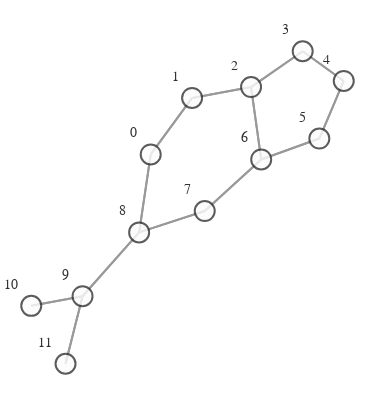

Notebook cell for this chart:
### Code cell
def create_graph(graph):
    g = to_networkx(graph)
    pos = nx.spring_layout(g)
    vis = GraphVisualization(
        g, pos, node_text_position='top left', node_size=20,
    )
    fig = vis.create_figure()
    return fig

fig = create_graph(dataset[8])
fig.show()

### Figure 1 — Plotly figure (JSON) as saved in the notebook; plotly's stock layout.template omitted (floating-point values rounded to 4 significant figures)
{"data": [{"hoverinfo": "none", "line": {"color": "#808080", "width": 2}, "mode": "lines", "opacity": 0.8, "type": "scatter", "x": [-0.2719, -0.01978, null, -0.2719, -0.3425, null, -0.01978, -0.2719, null, -0.01978, 0.3396, null, 0.3396, -0.01978, null, 0.3396, 0.6543, null, 0.3396, 0.4014, null, 0.6543, 0.3396, null, 0.6543, 0.9045, null, 0.9045, 0.6543, null, 0.9045, 0.7556, null, 0.7556, 0.9045, null, 0.7556, 0.4014, null, 0.4014, 0.3396, null, 0.4014, 0.7556, null, 0.4014, 0.05729, null, 0.05729, 0.4014, null, 0.05729, -0.3425, null, -0.3425, -0.2719, null, -0.3425, 0.05729, null, -0.3425, -0.6874, null, -0.6874, -0.3425, null, -0.6874, -1, null, -0.6874, -0.7911, null, -1, -0.6874, null, -0.7911, -0.6874, null], "y": [0.1199, 0.3695, null, 0.1199, -0.2244, null, 0.3695, 0.1199, null, 0.3695, 0.4175, null, 0.4175, 0.3695, null, 0.4175, 0.5756, null, 0.4175, 0.09764, null, 0.5756, 0.4175, null, 0.5756, 0.4443, null, 0.4443, 0.5756, null, 0.4443, 0.1901, null, 0.1901, 0.4443, null, 0.1901, 0.09764, null, 0.09764, 0.4175, null, 0.09764, 0.1901, null, 0.09764, -0.1301, null, -0.1301, 0.09764, null, -0.1301, -0.2244, null, -0.2244, 0.1199, null, -0.2244, -0.1301, null, -0.2244, -0.5064, null, -0.5064, -0.2244, null, -0.5064, -0.5489, null, -0.5064, -0.8046, null, -0.5489, -0.5064, null, -0.8046, -0.5064, null]}, {"hoverinfo": "text", "marker": {"color": "#fcfcfc", "colorbar": {"thickness": 15, "title": {"side": "right", "text": ""}, "xanchor": "left"}, "colorscale": [[0, "rgb(255,255,217)"], [0.125, "rgb(237,248,177)"], [0.25, "rgb(199,233,180)"], [0.375, "rgb(127,205,187)"], [0.5, "rgb(65,182,196)"], [0.625, "rgb(29,145,192)"], [0.75, "rgb(34,94,168)"], [0.875, "rgb(37,52,148)"], [1, "rgb(8,29,88)"]], "line": {"color": "#333333", "width": 2}, "reversescale": false, "showscale": false, "size": 20}, "mode": "markers+text", "opacity": 0.8, "text": ["0", "1", "2", "3", "4", "5", "6", "7", "8", "9", "10", "11"], "textfont": {"color": "#000000", "family": "Arial", "size": 14}, "textposition": "top left", "type": "scatter", "x": [-0.2719, -0.01978, 0.3396, 0.6543, 0.9045, 0.7556, 0.4014, 0.05729, -0.3425, -0.6874, -1, -0.7911], "y": [0.1199, 0.3695, 0.4175, 0.5756, 0.4443, 0.1901, 0.09764, -0.1301, -0.2244, -0.5064, -0.5489, -0.8046]}], "layout": {"autosize": false, "height": 400, "hovermode": "closest", "margin": {"b": 5, "l": 0, "r": 0, "t": 20}, "paper_bgcolor": "rgba(255,255,255,255)", "plot_bgcolor": "rgba(0,0,0,0)", "scene": {"xaxis": {"autorange": true, "showgrid": false, "showline": false, "showticklabels": false, "ticks": "", "visible": false, "zeroline": false}, "yaxis": {"autorange": true, "showgrid": false, "showline": false, "showticklabels": false, "ticks": "", "visible": false, "zeroline": false}, "zaxis": {"autorange": true, "showgrid": false, "showline": false, "showticklabels": false, "ticks": "", "visible": false, "zeroline": false}}, "showlegend": false, "title": {"font": {"size": 16}, "text": ""}, "width": 375, "xaxis": {"autorange": true, "showgrid": false, "showline": false, "showticklabels": false, "ticks": "", "visible": false, "zeroline": false}, "yaxis": {"autorange": true, "showgrid": false, "showline": false, "showticklabels": false, "ticks": "", "visible": false, "zeroline": false}}}
